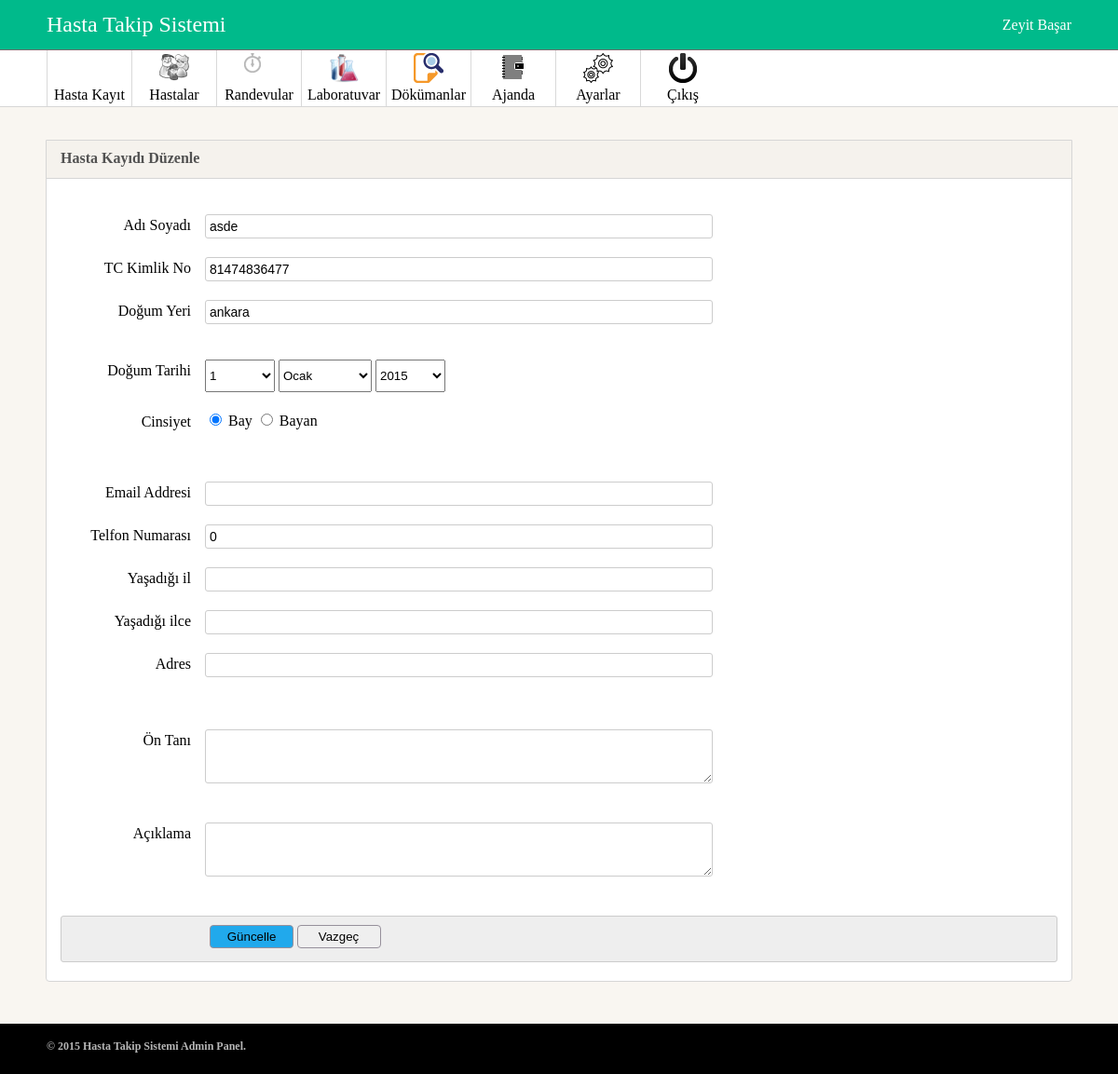
Screenshot of /tasarim/panel/index.php?sayfa=hastaduzenle&id=8 (signed in) with the database file from the repository.
### tables this page shows
CREATE TABLE IF NOT EXISTS `hastalar` (
`id` int(11) NOT NULL,
  `isim` varchar(100) NOT NULL,
  `tc` varchar(11) NOT NULL,
  `dyer` varchar(100) NOT NULL,
  `dtarihi` date NOT NULL,
  `cinsiyet` int(2) NOT NULL,
  `email` varchar(100) NOT NULL,
  `tel` varchar(11) NOT NULL,
  `il` varchar(50) NOT NULL,
  `ilce` varchar(50) NOT NULL,
  `adres` varchar(255) NOT NULL,
  `on_tani` text NOT NULL,
  `aciklama` text NOT NULL,
  `parola` varchar(50) NOT NULL
);

### tasarim/panel/hastaduzenle.php (the view, shortened to what this page needs)
<?php
	include_once("functions.php");
	if(isset($_GET["id"])){
		$satir =Veri_Cekme($_GET["id"]);
		$tarih=(String)$satir["dtarihi"];
		list($y,$ay,$gun)=split("[-]",$tarih);
	}else{
		header("location:index.php?sayfa=hastalar");
	}
?>
<div class="content">
	<div id="title">
		<h4>Hasta Kayıdı Düzenle</h4>
	</div>
	<br/>
<form action="index.php?sayfa=hastaduzenle&id=<?php echo $satir["id"];?>" method="POST">
	<div class="content-input">
		<label>  Adı Soyadı </label>
		<div>
			<input name="isim" type="text" <?php echo "value='".$satir["isim"]."'";?> required="">
		</div>
	</div>
	<div class="content-input">
		<label>  TC Kimlik No </label>
		<div>
			<input name="tc" type="number" min="10000000000" max="99999999999" <?php echo "value='".$satir["tc"]."'";?> required="">
		</div>
	</div>
	<div class="content-input">
		<label>  Doğum Yeri </label>
		<div>
			<input name="dyer" type="text" <?php echo "value='".$satir["dyer"]."'";?> required="">
		</div>
	</div>
	<br/>
	<div class="content-input">
		<label>Doğum Tarihi</label>
		<div>
			<select name="dgun"  style="width:75px ; height:35px;">
			 <?php
				for($i=1;$i<32;$i++){
					if($i== $gun)
						echo "<option selected=\"selected\" value=\"".$i."\">$i</option>";
					else
						echo "<option value=\"".$i."\">$i</option>";
				}
			 ?>
			</select>
			<select name="day"  style="width:100px ; height:35px ;">
				<?php
					$aylar =array(1=>"Ocak","Şubat","Mart","Nisan","Mayıs","Haziran",
					"Temmuz","Agustos","Eylül","Ekim","Kasım","Aralık");
					for($i=1;$i<=12;$i++){
						if($ay == $i)
						{echo "<option selected=\"selected\" value=\"".$i."\">$aylar[$i]</option>";}
						else
						{echo "<option value=\"".$i."\">$aylar[$i]</option>";}
					}
				?>
			</select>
			<select name="dyil"  style="width:75px ; height:35px; ">
				<?php
					$yil=date("Y");
					for($i=$yil;$i > 1930 ;$i--){
						if($i==$y)
						{echo "<option selected=\"selected\" value=\"".$i."\">$i</option>";}
						else{echo "<option value=\"".$i."\">$i</option>";}
					}
				?>
			</select>
		</div>
	</div>
	<div class="content-input">
		<label>  Cinsiyet </label>
		<div>
			<input type="radio" <?php if($satir["cinsiyet"]==0) echo "checked='checked'";?> name="cinsiyet" value="0"> Bay
			<input type="radio" <?php if($satir["cinsiyet"]==1) echo "checked='checked'";?> name="cinsiyet" value="1"> Bayan
		</div>
	</div>
	<br /><br />
	<div class="content-input">
		<label>  Email Addresi </label>
		<div>
			<input name="email" type="email"  <?php echo "value='".$satir["email"]."'";?>/>
		</div>
	</div>
	<div class="content-input">
		<label>  Telfon Numarası </label>
		<div>
			<input name="tel" type="text"  <?php echo "value='".$satir["tel"]."'";?>/>
		</div>
	</div>
	<div class="content-input">
		<label > Yaşadığı il</label>
		<div>
			<input name="il" type="text" <?php echo "value='".$satir["il"]."'";?>/>
		</div>
	</div>
	<div class="content-input">
		<label> Yaşadığı ilce</label>
		<div >
			<input name="ilce" type="text"   <?php echo "value='".$satir["ilce"]."'";?>"/>
		</div>
	</div>
	<div class="content-input">
		<label>Adres </label>
		<div>
			<input name="adres" type="text" <?php echo "value='".$satir["adres"]."'";?>/>
		</div>
	</div>
	<br/> <br/>
	<div class="content-input">
		<label>Ön Tanı </label>
		<div>
			<textarea name="on_tani" rows="3" maxlength="200"><?php echo $satir["on_tani"];?></textarea>
		</div>
	</div>
	<br/>
	<div class="content-input">
		<label>Açıklama </label>
		<div>
			<textarea name="aciklama"  rows="3" maxlength="200"><?php echo $satir["aciklama"];?></textarea>
		</div>
	</div>
	<br/>
	<div class="content-actions">
		<label> <input type="hidden" name="id" <?php echo "value='".$satir["id"]."'";?> />  </label>
			<input type="submit" name="guncelle" value="Güncelle" id="kaydet"  class="btn"/>
			<input type="reset" id="reserle" class="btn" value="Vazgeç"/>
	</div>
</form>
</div>

### tasarim/panel/css/style.css (style rules this page uses)
body { background-color:#f9f6f1; margin:0px; }
#menubar .content,#menu .content,#footer .content,#main .content { margin-left:auto; margin-right:auto; max-width:1100px; min-width:410px; }
#main .content { background-color:#FFFFFF; border: 1px solid #d6d6d6; border-radius:0px 0px 4px 4px; margin-left:auto; margin-right:auto; padding-bottom:20px; margin-bottom:15px; }
#title { background-color:#F5F2ED; border-bottom: 1px solid #d6d6d6; height:40px; color:#525252; }
#title h4 { padding:10px 3px 10px 15px; margin:0; height:auto; width:auto; }
.content-input,.content-actions { margin-left:15px; margin-right:15px; margin-top:20px; }
.content-input label,.content-actions label { min-width:140px; min-height:18px; padding-top:3px; text-align:right; margin-right:15px; float:left; }
.content-input div input[type =text],input[type =number],input[type=email],textarea { min-width:50%; border: 1px solid #cccccc; padding:4px; font-size:14px; border-radius:3px }
.content-actions { border: 1px solid #cccccc; padding:4px; font-size:14px; border-radius:3px; height:40px; background-color:#eeeeee; }
.content-actions #kaydet { background-color:#21a9ec; }
.content-actions .btn { width:90px; height:25px; border-radius:4px; margin-top:5px; border:1px solid #96909B; }

### rows the page displays
hastalar: isim "asde", tc "81474836477", dyer "ankara", cinsiyet "☑", tel "0"

### other values shown
$_SESSION["doktor"]["isim"] "Zeyit Başar"
form field dgun "1"
form field day "Ocak"
form field dyil "2015"
